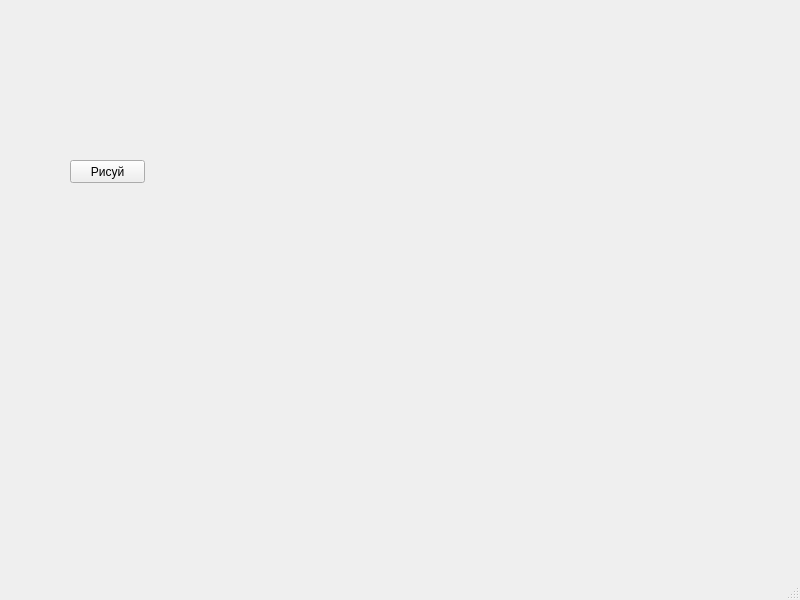
<?xml version="1.0" encoding="UTF-8"?>
<ui version="4.0">
 <class>pushButton_2</class>
 <widget class="QMainWindow" name="pushButton_2">
  <property name="geometry">
   <rect>
    <x>0</x>
    <y>0</y>
    <width>800</width>
    <height>600</height>
   </rect>
  </property>
  <property name="windowTitle">
   <string>MainWindow</string>
  </property>
  <widget class="QWidget" name="centralwidget">
   <widget class="QPushButton" name="pushButton">
    <property name="geometry">
     <rect>
      <x>70</x>
      <y>160</y>
      <width>75</width>
      <height>23</height>
     </rect>
    </property>
    <property name="text">
     <string>Рисуй</string>
    </property>
   </widget>
  </widget>
  <widget class="QMenuBar" name="menubar">
   <property name="geometry">
    <rect>
     <x>0</x>
     <y>0</y>
     <width>800</width>
     <height>21</height>
    </rect>
   </property>
  </widget>
  <widget class="QStatusBar" name="statusbar"/>
 </widget>
 <resources/>
 <connections/>
</ui>
